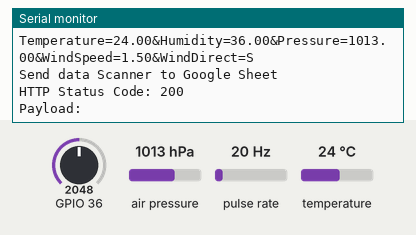
This sketch was run on a simulated ESP32. On the bench: the last lines printed to the serial monitor. Wiring (inferred from the names in the program): pulse sensor: data GPIO 2. The test bench sets the inputs (shaded band); at power-on: GPIO 36 = 2048, air pressure 1013 hPa, pulse rate 20 Hz, temperature 24 °C. WiFi joins after 1.5 s; servers stay silent unless stated; uploads are accepted with an empty reply.

Above: at 2.7 s.
2.8 s: GPIO 36 set to 2866
At 5.78 s:
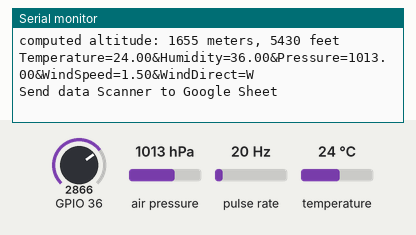
6.7 s: GPIO 36 set to 3972
At 9.43 s:
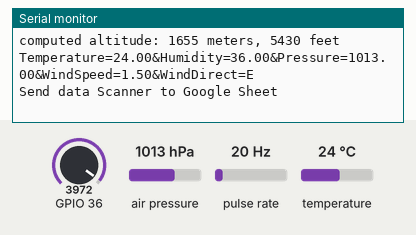
10.6 s: GPIO 36 set to 1228
At 16.72 s:
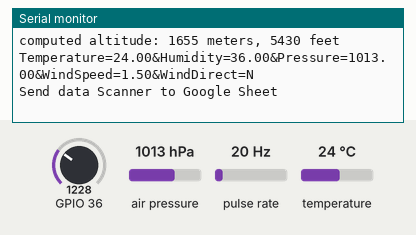
17.9 s: air pressure set to 952 hPa
At 18.5 s:
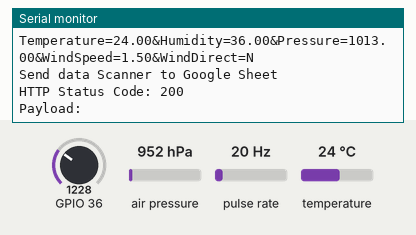
19.4 s: pulse rate (sensor on GPIO 2) set to 4 Hz
At 20.35 s:
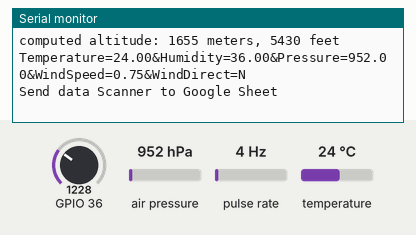
20.9 s: GPIO 36 set to 320
At 24.01 s:
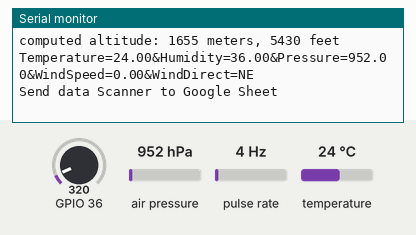
Timing chart, 0 to 25.5 s (numbered marks = the images above; inputs shaded):
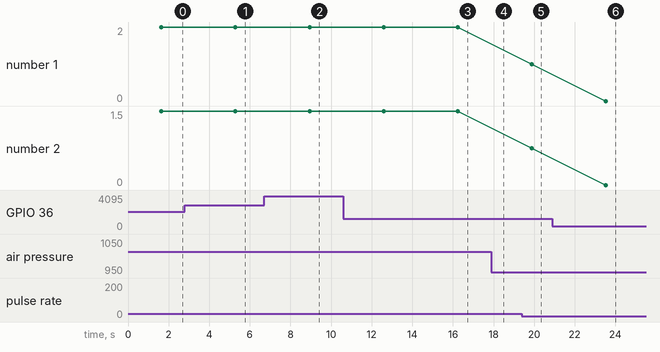

Measured:
- after the input at 2.8 s, the serial monitor: prints a new line after 2.5 s (image 1)
- after the input at 6.7 s, the serial monitor: prints a new line after 2.2 s (image 2)
- after the input at 10.6 s, the serial monitor: prints a new line after 2.0 s (image 3)
- after the input at 19.4 s, the serial monitor: prints a new line after 0.48 s (image 5)
- after the input at 20.9 s, the serial monitor: prints a new line after 2.6 s (image 6)
- plotted number 1: 2 → 1 after the input at 19.4 s
- plotted number 2: 1.5 → 0.75 after the input at 19.4 s

The sketch:

weatherstation2.ino
```cpp
#include <SFE_BMP180.h>
#include <Wire.h>
#include <WiFi.h>
#include <HTTPClient.h>
SFE_BMP180 pressure;

#include <math.h>
#define WindSensorPin (2)
volatile unsigned long Rotations;
volatile unsigned long ContactBounceTime;
float WindSpeed;

int VaneValue;
int Direction;
int CalDirection;
int LastValue;
#define Offset 0;

#define WIFI_STA_NAME "GTT"
#define WIFI_STA_PASS "56/17Thai.EE"

String Data;
String GOOGLE_SCRIPT_ID = "AKfycbzbzm4DpGj0nSe16Y38s5Cc97hs5S-53L2L_P9KwtovSsh3CNI";

#define ALTITUDE 1655.0 // Altitude of SparkFun's HQ in Boulder, CO. in meters

void setup()
{
  Serial.println("REBOOT");


  LastValue = 1;
  Serial.begin(9600);
Serial.println("Vane Value\tDirection\tHeading");

  while (!Serial) ;
 pressure.begin();
  WiFi.mode(WIFI_STA);
  WiFi.begin(WIFI_STA_NAME, WIFI_STA_PASS);

  while (WiFi.status() != WL_CONNECTED) {
    delay(500);
    Serial.print(".");
  }
  Serial.println("");
  Serial.println("WiFi connected");
  Serial.println("IP address: ");
  Serial.println(WiFi.localIP());
   Serial.println("BMP180 init success");

   pinMode(WindSensorPin, INPUT);
attachInterrupt(digitalPinToInterrupt(WindSensorPin), isr_rotation, FALLING);

Serial.println("Wind Speed Test");
Serial.println("Rotations\tMPH");


  // Initialize the sensor (it is important to get calibration values stored on the device).

}

void loop()
{
  char status;
  double T,P,p0,a,H;
String strwd = "N";
float keepWindspeed;
///////


Rotations = 0; // Set Rotations count to 0 ready for calculations

sei(); // Enables interrupts
delay (100); // Wait 3 seconds to average
cli(); // Disable interrupts

// convert to mp/h using the formula V=P(2.25/T)
// V = P(2.25/3) = P * 0.75

WindSpeed = Rotations * 0.75;


Serial.print(Rotations); Serial.print("\t\t");
Serial.println(WindSpeed);
keepWindspeed = WindSpeed;


VaneValue = analogRead(A0);
Direction = map(VaneValue, 0, 4095, 0, 360);


CalDirection = Direction + Offset;

if(CalDirection > 360)
CalDirection = CalDirection - 360;

if(CalDirection < 0)
CalDirection = CalDirection + 360;

// Only update the display if change greater than 2 degrees.
if(abs(CalDirection - LastValue) > 5)
{
Serial.print(VaneValue); Serial.print("\t\t");
Serial.print(CalDirection); Serial.print("\t\t");

// Converts compass direction to heading
if(CalDirection < 22){
strwd = "N";
Serial.println(strwd);}
else if (CalDirection < 67){
  strwd = "NE";
Serial.println(strwd);}
else if (CalDirection < 112){
   strwd = "E";
Serial.println(strwd);}
else if (CalDirection < 157){
  strwd = "SE";
Serial.println(strwd);}

else if (CalDirection < 212){
  strwd = "S";
Serial.println(strwd);}
else if (CalDirection < 247){
  strwd = "SW";
Serial.println(strwd);}
else if (CalDirection < 292){
  strwd = "W";
Serial.println(strwd);}
else if (CalDirection < 337){
  strwd = "NW";
Serial.println(strwd);}
else
  strwd = "E";
Serial.println(strwd);

LastValue = CalDirection;

}

  Serial.println("Message Received: ");
  Serial.println();
  Serial.print("provided altitude: ");
  Serial.print(ALTITUDE,0);
  Serial.print(" meters, ");
  Serial.print(ALTITUDE*3.28084,0);
  Serial.println(" feet");


  status = pressure.startTemperature();
  if (status != 0)
  {

    delay(status);
    status = pressure.getTemperature(T);
    if (status != 0)
    {
      H = (T + (T/2));
      // Print out the measurement:
      Serial.print("temperature: ");
      Serial.print(T,2);
      Serial.print(" deg C, ");
      Serial.print((9.0/5.0)*T+32.0,2);
      Serial.println(" deg F");

      Serial.print("Humidity: ");
      Serial.print(H, 2);
      Serial.println("%");

      status = pressure.startPressure(3);
      if (status != 0)
      {

        delay(status);
        status = pressure.getPressure(P,T);
        if (status != 0)
        {

          Serial.print("absolute pressure: ");
          Serial.print(P,2);
          Serial.print(" mb, ");
          Serial.print(P*0.0295333727,2);
          Serial.println(" inHg");


          p0 = pressure.sealevel(P,ALTITUDE); // we're at 1655 meters (Boulder, CO)
          Serial.print("relative (sea-level) pressure: ");
          Serial.print(p0,2);
          Serial.print(" mb, ");
          Serial.print(p0*0.0295333727,2);
          Serial.println(" inHg");

          // On the other hand, if you want to determine your altitude from the pressure reading,
          // use the altitude function along with a baseline pressure (sea-level or other).
          // Parameters: P = absolute pressure in mb, p0 = baseline pressure in mb.
          // Result: a = altitude in m.

          a = pressure.altitude(P,p0);
          Serial.print("computed altitude: ");
          Serial.print(a,0);
          Serial.print(" meters, ");
          Serial.print(a*3.28084,0);
          Serial.println(" feet");
//Serial.println(Serial2.readString());

           send_all_value(T,H,P,keepWindspeed,strwd);
        }
        else Serial.println("error retrieving pressure measurement\n");
      }
      else Serial.println("error starting pressure measurement\n");
    }
    else Serial.println("error retrieving temperature measurement\n");
  }
  else Serial.println("error starting temperature measurement\n");

  delay(3000);  // Pause for 30 seconds.
}


void send_all_value(float tem, float hum , float pres ,float keepWindspeed, String strwd)
{

  String param;

     param  = "Temperature="+String(tem);
     param  += "&Humidity="+String(hum);
     param  += "&Pressure="+String(pres);
     param  += "&WindSpeed="+String(keepWindspeed);
     param  += "&WindDirect="+String(strwd);

    Serial.println(param);
    write_to_google_sheet(param);
}

/************************************************************************************
 *  loop function starts
 **********************************************************************************/
void write_to_google_sheet(String params) {
   HTTPClient http;
   String url="https://script.google.com/macros/s/"+GOOGLE_SCRIPT_ID+"/exec?"+params;
   //Serial.print(url);
    Serial.println("Send data Scanner to Google Sheet");
    //---------------------------------------------------------------------
    //starts posting data to google sheet
    http.begin(url.c_str());
    http.setFollowRedirects(HTTPC_STRICT_FOLLOW_REDIRECTS);
    int httpCode = http.GET();
    Serial.print("HTTP Status Code: ");
    Serial.println(httpCode);
    //---------------------------------------------------------------------
    //getting response from google sheet
    String payload;
    if (httpCode > 0) {
        payload = http.getString();
        Serial.println("Payload: "+payload);
    }
    //---------------------------------------------------------------------
    http.end();
}

void isr_rotation () {

if ((millis() - ContactBounceTime) > 15 ) { // debounce the switch contact.
Rotations++;
ContactBounceTime = millis();
}}


//MMMMMMMMMMMMMMMMMMMMMMMMMMMMMMMMMMMMMMMMMMMMMMMMMMMMMMMMMMMMMMMMMMMMMMMMMMMMMMMMMMMMMMM
```
